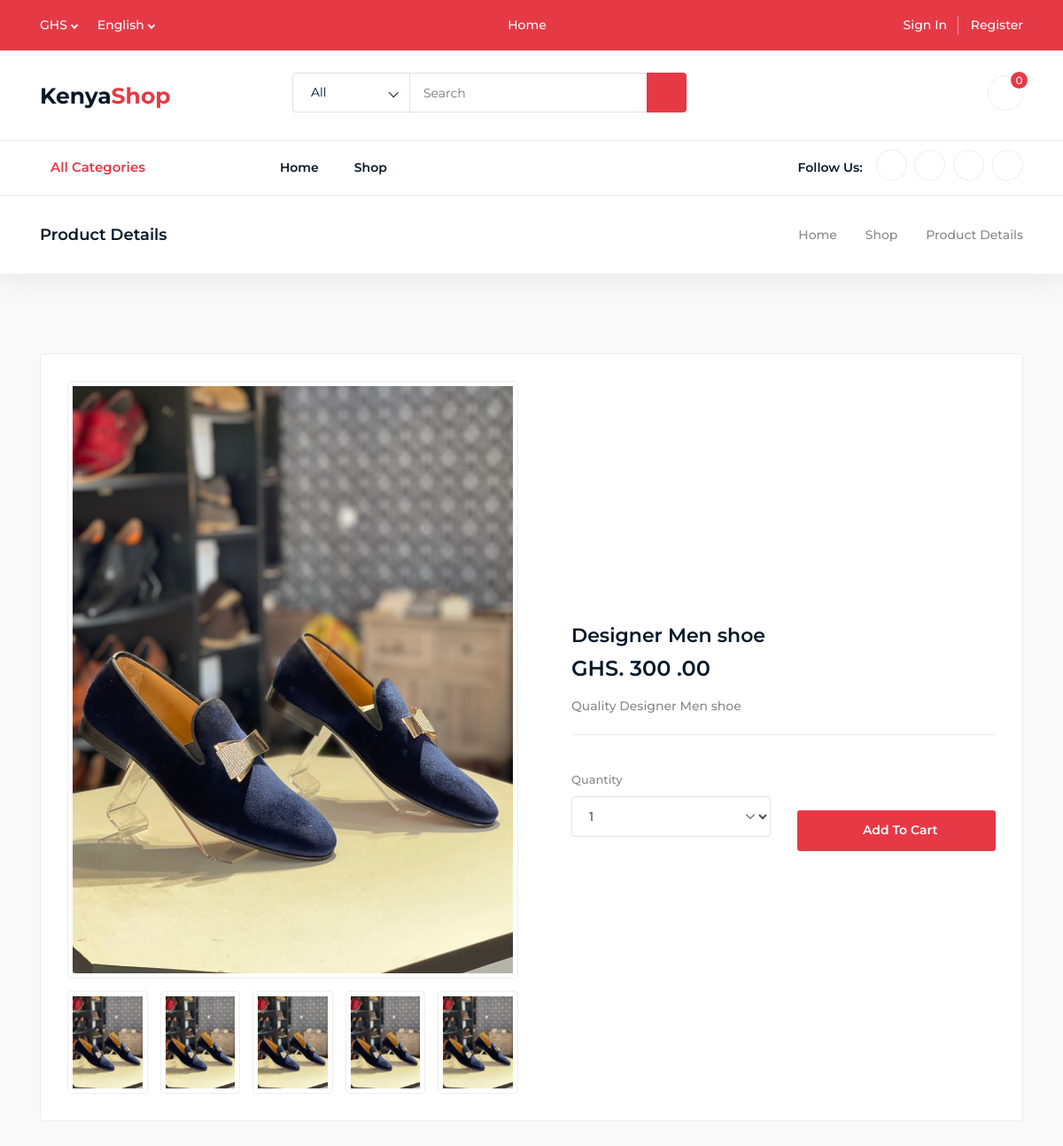
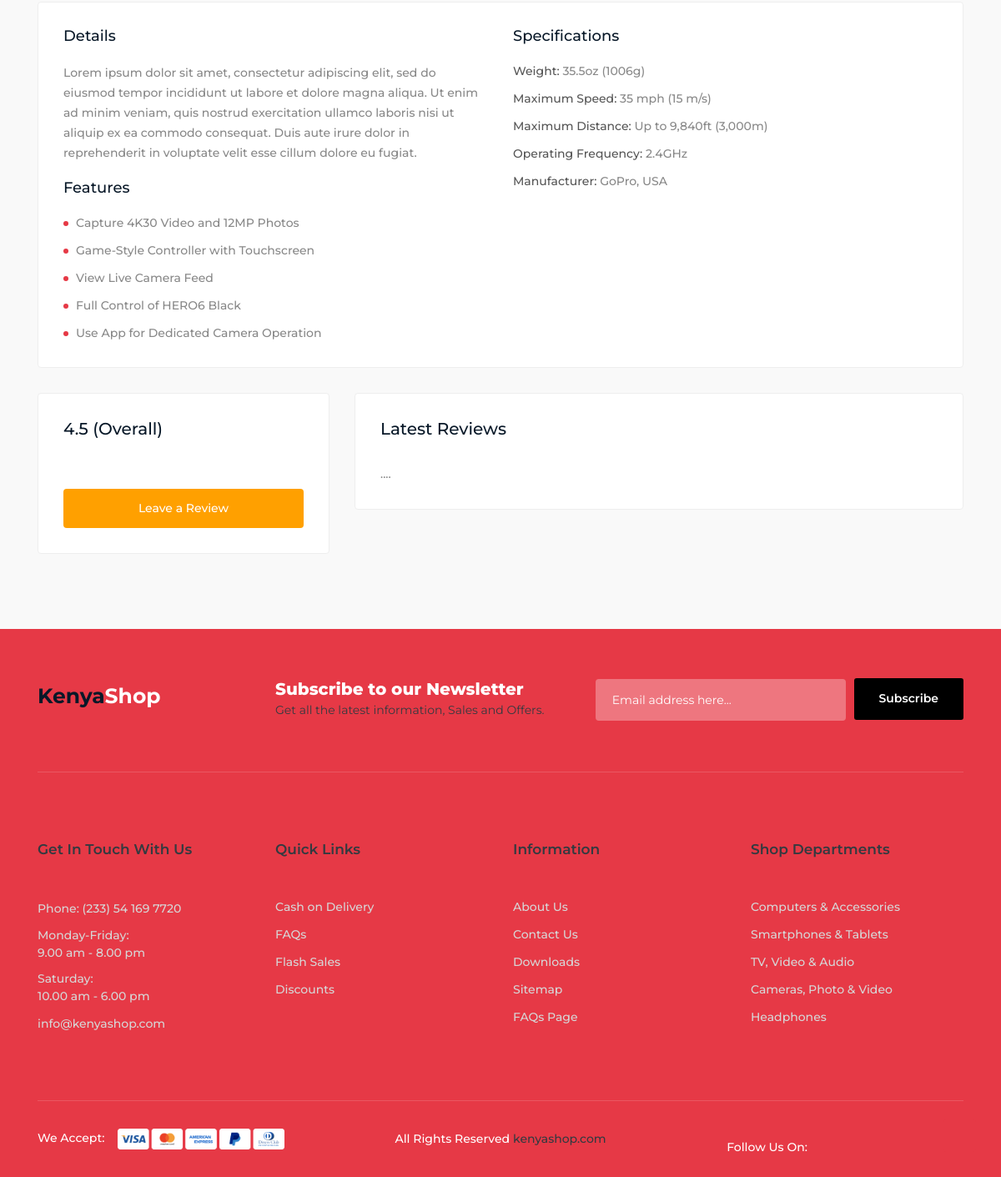
The page /product-details.php?p=81 on the database its author committed (2 pictures, top to bottom).
### tables this page shows
CREATE TABLE `products` (
  `product_id` int(100) NOT NULL,
  `product_cat` int(100) NOT NULL,
  `product_cat_title` varchar(80) DEFAULT NULL,
  `color` varchar(80) DEFAULT NULL,
  `size` varchar(50) DEFAULT NULL,
  `product_brand` int(100) NOT NULL,
  `product_title` varchar(255) NOT NULL,
  `product_price` int(100) NOT NULL,
  `product_desc` text NOT NULL,
  `product_image` text NOT NULL,
  `product_keywords` text NOT NULL
);

### product-details.php (the view, shortened to what this page needs)
<?php include_once 'include/head.php' ?>
<body>
<?php include_once 'include/header.php' ?>
    <div class="breadcrumbs">
        <div class="container">
            <div class="row align-items-center">
                <div class="col-lg-6 col-md-6 col-12">
                    <div class="breadcrumbs-content">
                        <h1 class="page-title">Product Details</h1>
                    </div>
                </div>
                <div class="col-lg-6 col-md-6 col-12">
                    <ul class="breadcrumb-nav">
                        <li><a href="index.php"><i class="lni lni-home"></i> Home</a></li>
                        <li><a href="store.php">Shop</a></li>
                        <li>Product Details</li>
                    </ul>
                </div>
            </div>
        </div>
    </div>
    <?php
        if(isset($_GET['p'])){
            $prod_id = $_GET['p'];
            $sql = "SELECT * FROM products WHERE product_id = '{$prod_id}' ";
		    $run_query = mysqli_query($con, $sql);
            if($run_query){
                $row = mysqli_fetch_array($run_query);
            }
        }
    ?>
    <section class="item-details section">
        <div class="container">
            <div class="top-area">
                <div class="row align-items-center">
                    <div class="col-lg-6 col-md-12 col-12">
                        <div class="product-images">
                            <main id="gallery">
                                <div class="main-img">
                                    <img src="product_images/<?php echo $row['product_image'] ?>" id="current" alt="#">
                                </div>
                                <div class="images">
                                    <img src="product_images/<?php echo $row['product_image'] ?>" class="img" alt="#">
                                    <img src="product_images/<?php echo $row['product_image'] ?>" class="img" alt="#">
                                    <img src="product_images/<?php echo $row['product_image'] ?>" class="img" alt="#">
                                    <img src="product_images/<?php echo $row['product_image'] ?>" class="img" alt="#">
                                    <img src="product_images/<?php echo $row['product_image'] ?>" class="img" alt="#">
                                </div>
                            </main>
                        </div>
                    </div>
                    <div class="col-lg-6 col-md-12 col-12">
                        <div class="product-info">
                            <h2 class="title"><?php echo $row['product_title'] ?></h2>
                            <h3 class="price">GHS. <?php echo number_format($row['product_price'] ) ?> .00</h3>
                            <p class="info-text"><?php echo $row['product_desc'] ?></p>
                            <div class="bottom-content">
                                <div class="row align-items-end">
                                    <div class="col-lg-6 col-md-6 col-12">
                                        <div class="form-group quantity">
                                            <label for="color">Quantity</label>
                                            <select name="product-quantity" class="form-control product-quantity">
                                                <option>1</option>
                                            </select>
                                        </div>
                                    </div>
                                    <div class="col-lg-6 col-md-6 col-12">
                                        <div class="button cart-button">
                                            <button style="width: 100%;" product-id='<?php echo $row['product_id'] ?>' id="details-product" class="btn add-to-cart-btn"><i class="lni lni-cart"></i> Add to Cart</button>
                                        </div>
                                    </div>
                                </div>
                            </div>
                        </div>
                    </div>
                </div>
            </div>
            <div class="product-details-info">
                <div class="single-block">
                    <div class="row">
                        <div class="col-lg-6 col-12">
                            <div class="info-body custom-responsive-margin">
                                <h4>Details</h4>
                                <p>Lorem ipsum dolor sit amet, consectetur adipiscing elit, sed do eiusmod tempor incididunt ut labore et dolore magna aliqua. Ut enim ad minim veniam, quis nostrud exercitation ullamco laboris nisi ut aliquip ex ea commodo
                                    consequat. Duis aute irure dolor in reprehenderit in voluptate velit esse cillum dolore eu fugiat.</p>
                                <h4>Features</h4>
                                <ul class="features">
                                    <li>Capture 4K30 Video and 12MP Photos</li>
                                    <li>Game-Style Controller with Touchscreen</li>
                                    <li>View Live Camera Feed</li>
                                    <li>Full Control of HERO6 Black</li>
                                    <li>Use App for Dedicated Camera Operation</li>
                                </ul>
                            </div>
                        </div>
                        <div class="col-lg-6 col-12">
                            <div class="info-body">
                                <h4>Specifications</h4>
                                <ul class="normal-list">
                                    <li><span>Weight:</span> 35.5oz (1006g)</li>
                                    <li><span>Maximum Speed:</span> 35 mph (15 m/s)</li>
                                    <li><span>Maximum Distance:</span> Up to 9,840ft (3,000m)</li>
                                    <li><span>Operating Frequency:</span> 2.4GHz</li>
                                    <li><span>Manufacturer:</span> GoPro, USA</li>
                                </ul>
                            </div>
                        </div>
                    </div>
                </div>
                <div class="row">
                    <div class="col-lg-4 col-12">
                        <div class="single-block give-review">
                            <h4>4.5 (Overall)</h4>
                            <button type="button" class="btn review-btn" data-bs-toggle="modal" data-bs-target="#exampleModal">
                                Leave a Review
                                </button>
                        </div>
                    </div>
                    <div class="col-lg-8 col-12">
                        <div class="single-block">
                            <div class="reviews">
                                <h4 class="title">Latest Reviews</h4>
                                <p>....</p>
                            </div>
                        </div>
                    </div>
                </div>
            </div>
        </div>
    </section>
<?php include_once "include/footer.php" ?>
<?php include_once "include/script.php" ?>
</body>
</html>

### rows shown on the page
products: product_image (picture), product_title "Designer Men shoe", product_price "300", product_desc "Quality Designer Men shoe"
